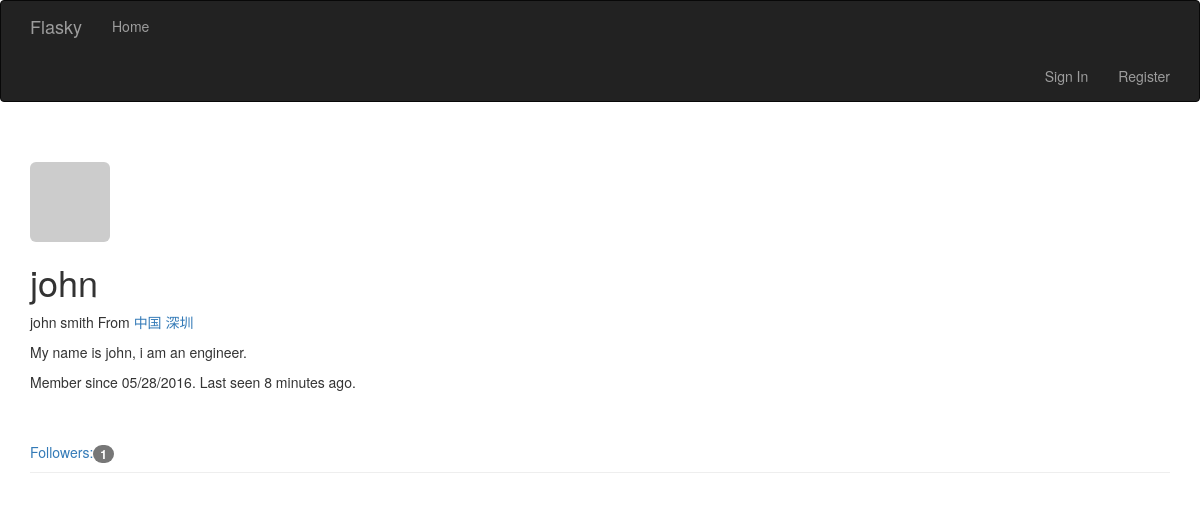
/user/john, run on the app's committed database.
### app/models.py (models this page shows, shortened)
class User(UserMixin, db.Model):
    __tablename__ = 'users'
    id = db.Column(db.Integer, primary_key=True)
    email = db.Column(db.String(64), unique=True, index=True)
    username = db.Column(db.String(64), unique=True, index=True)
    password_hash = db.Column(db.String(128))
    role_id = db.Column(db.Integer, db.ForeignKey('roles.id'))
    confirmed = db.Column(db.Boolean, default=False)
    name = db.Column(db.String(64))
    location = db.Column(db.String(64))
    about_me = db.Column(db.Text())
    avatar_hash = db.Column(db.String(32))
    member_since = db.Column(db.DateTime(), default=datetime.datetime.utcnow)
    last_seen = db.Column(db.DateTime(), default=datetime.datetime.utcnow)
    posts = db.relationship('Post', backref='author', lazy='dynamic')
    followed = db.relationship('Follow',
                               foreign_keys=[Follow.follower_id],
                               backref=db.backref('follower', lazy='joined'),
                               lazy='dynamic',
                               cascade='all, delete-orphan')
    follower = db.relationship('Follow',
                               foreign_keys=[Follow.followed_id],
                               backref=db.backref('followed', lazy='joined'),
                               lazy='dynamic',
                               cascade='all, delete-orphan')
    comments = db.relationship('Comment', backref='author', lazy='dynamic')
    @property
    def password(self):
        raise AttributeError('password is not a readable attribute')
    def gravatar(self, size=100, default='identicon', rating='g'):
        if request.is_secure:
            url = 'https://secure.gravatar.com/avator'
        else:
            url = 'http://www.gravatar.com/avatar'
        hash = hashlib.md5(self.email.encode('utf-8')).hexdigest()
        return '{url}/{hash}?s={size}&d={default}&r={rating}'.format(
            url=url, hash=hash, size=size, default=default, rating=rating)

### app/main/views.py (the view)
@main.route('/user/<username>')
def user(username):
    user = User.query.filter_by(username=username).first()
    if user is None:
        abort(404)
    posts = user.posts.order_by(Post.timestamp.desc()).all()
    return render_template('user.html', user=user, posts=posts)

### app/auth/views.py (called while the page is built)
@auth.before_app_request
def before_request():
    if current_user.is_authenticated:
        current_user.ping()
        if current_user.confirmed and request.endpoint[:5] != 'auth.' and request.endpoint != 'static':
            return redirect(url_for('auth.unconfirmed'))

### app/main/__init__.py (called while the page is built)
@main.app_context_processor
def inject_permissions():
    return dict(Permission=Permission)

### app/models.py (called while the page is built)
    def can(self, permissions):
        return False

    def is_administrator(self):
        return False

### app/templates/user.html (shortened to what this page needs)
{% extends "base.html" %}
{% block page_content %}
<div class="page-header">
    <img class="img-rounded profile-thumbnail" src="{{ user.gravatar(size=256) }}">
    <h1> {{ user.username }} </h1>
    {% if user.name or user.location %}
    <p>
        {% if user.name %} {{ user.name }} {% endif %}
        {% if user.location %}
            From <a href="http://maps.baidu.com/?q={{ user.location }}">{{ user.location }}</a>
        {% endif %}
    </p>
    {% endif %}
    {% if user.about_me %}<p>{{ user.about_me }}</p>
    {% endif %}
    <p>
        Member since {{ moment(user.member_since).format('L') }}.
        Last seen {{ moment(user.last_seen).fromNow() }}.
    </p>
    <br /><br />
    <a href="{{ url_for('.followers', username=user.username) }}">
        Followers:<span class="badge">{{ user.follower.count() }}</span>
    </a>
</div>
{% endblock %}

### data on the page
User: username "john", name "john smith", location "中国 深圳", about_me "My name is john, i am an engineer.", member_since "05/28/2016", last_seen "8 minutes ago"

### other printed values
{{ user.follower.count() }} "1"
